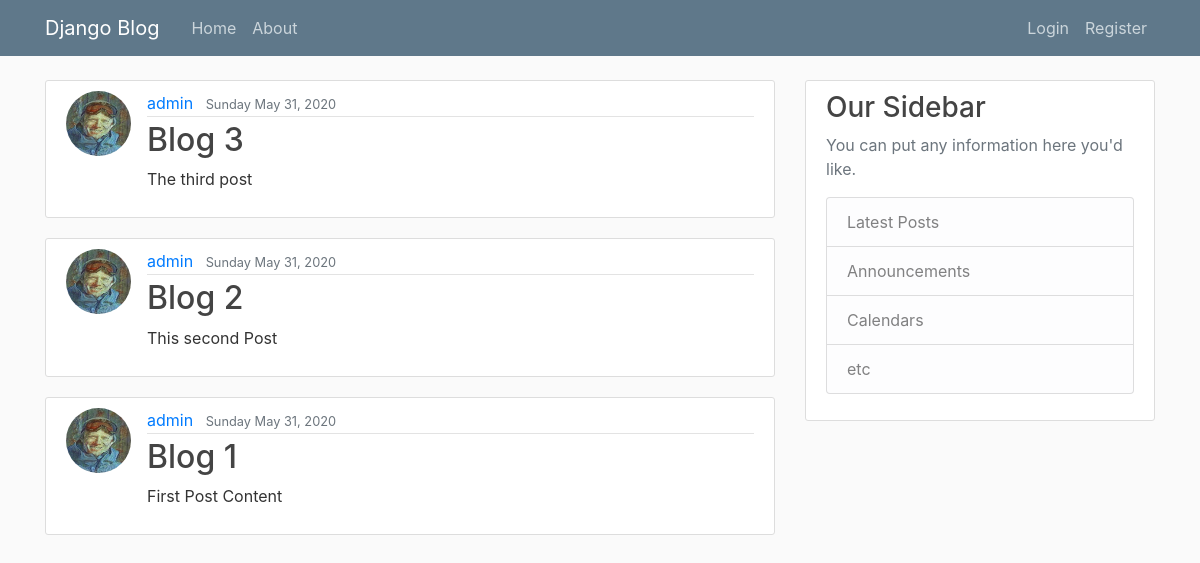
The app's page /, older data.
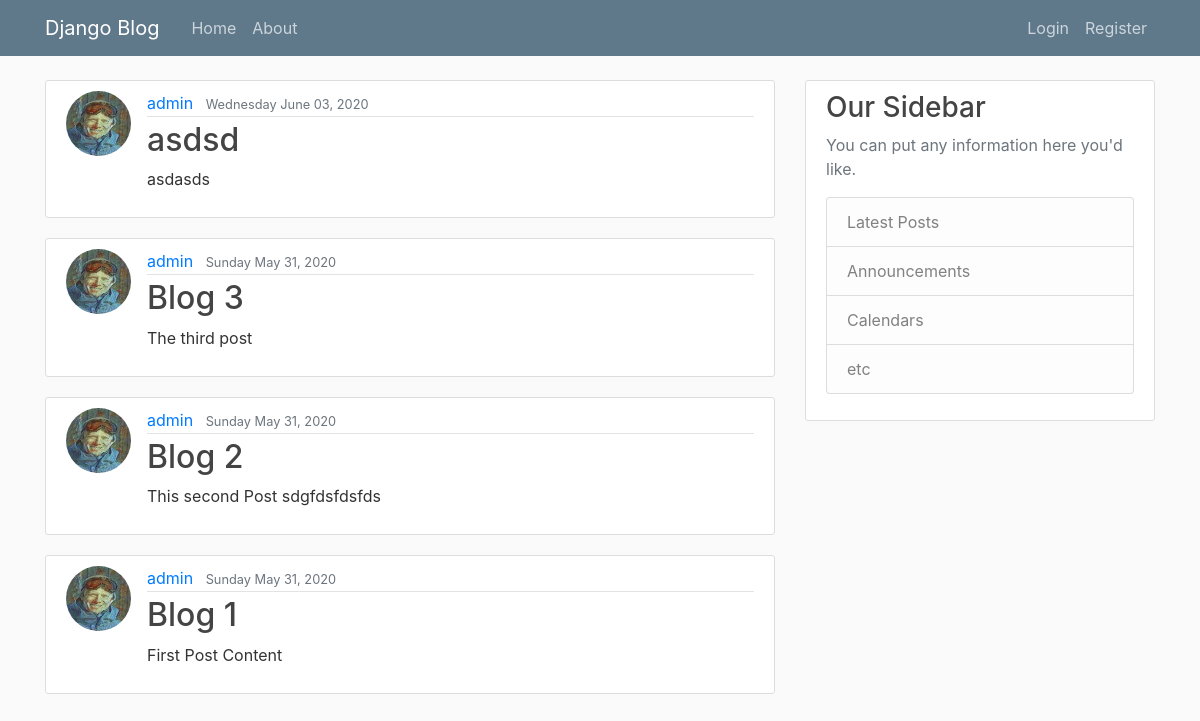
The same page, newer data.
### blog/models.py (models this page shows, shortened)
class Post(models.Model):
    title = models.CharField(max_length=100)
    content = models.TextField()
    date_posted = models.DateTimeField(default=timezone.now)
    author = models.ForeignKey(User, on_delete=models.CASCADE)

### users/models.py (models this page shows, shortened)
class Profile(models.Model):
    user = models.OneToOneField(User, on_delete=models.CASCADE)
    image = models.ImageField(default='default.jpg', upload_to='profile_pics')

### blog/views.py (the view)
# urls.py: path('', PostListView.as_view(), name='blog-home'),
class PostListView(ListView):
    model = Post
    template_name = 'blog/home.html'
    context_object_name = 'posts'
    ordering = '-date_posted'
    paginate_by = 5

### blog/templates/blog/home.html
{% extends "blog/base.html" %}
{% block content %}
{% for post in posts %}
<article class="media content-section">
    <img class="rounded-circle article-img" src="{{ post.author.profile.image.url }}">
    <div class="media-body">
        <div class="article-metadata">
            <a class="mr-2" href="#">{{ post.author }}</a>
            <small class="text-muted">{{ post.date_posted|date:"l F d, Y" }}</small>
        </div>
        <h2><a class="article-title" href="{% url 'post-detail' post.id %}">{{ post.title }}</a></h2>
        <p class="article-content">{{ post.content }}</p>
    </div>
</article>
{% endfor %}
{% endblock content %}

Row changes from the older to the newer data that the page shows:
added Post: author.profile.image (picture), author "admin", date_posted "Wednesday June 03, 2020", title "asdsd", content "asdasds"
changed Post "Blog 2": content "This second Post" → "This second Post sdgfdsfdsfds"
